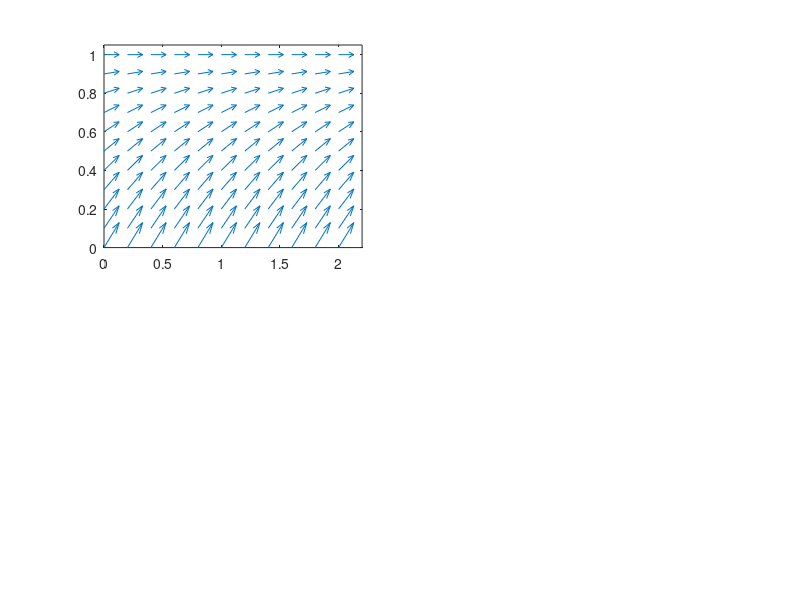

MATLAB code to generate this figure: (Note: this script raises an error after producing the figure.)
%do_ode.m
% uses quiver to plot the possible solution curve segments
% called the slope/directional field for y'(t)+y=1
clear, clf
t0=0; tf=2; tspan=[t0 tf]; x0=0;
[t,y]= meshgrid(t0:(tf-t0)/10:tf,0:.1:1);
pt=ones(size(t)); py=(1-y).*pt; %dy=(1-y)dt
subplot(221)
quiver(t,y,pt,py) %y(displacement) vs. t(time)
axis([t0 tf+.2 0 1.05]), hold on
dy=inline('-y+1','t','y');
[tR,yR]=ode_RK4(dy,tspan,x0,40);
for k=1:length(tR), plot(tR(k),yR(k),'rx'), pause(0.001); end 